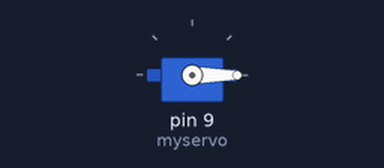
The sketch below on a simulated Arduino Uno, built with avr-gcc and run on an emulated ATmega328P. On the bench: servo.

Above: at 0.55 s.
At 1.5 s:
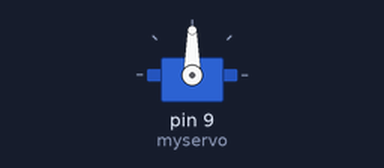
At 3.0 s:
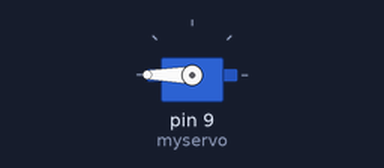
Timing chart, 0 to 6.3 s (numbered marks = the images above):
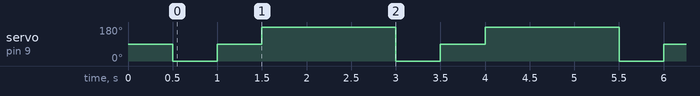

Measured:
- by itself, servo on pin 9 (myservo): repeats every 2.5 s: 90° 0.50 s, 180° 1.5 s, 0° 0.50 s

The sketch:

single-servo.ino
```cpp
/*
 Controlling a servo position using a potentiometer (variable resistor)
 by Michal Rinott <http://people.interaction-ivrea.it/m.rinott>

 modified on 8 Nov 2013
 by Scott Fitzgerald
 http://www.arduino.cc/en/Tutorial/Knob
*/

#include <Servo.h>

Servo myservo;  // create servo object to control a servo

void setup() {
  myservo.attach(9);  // attaches the servo on pin 9 to the servo object
  Serial.begin(9600);
  delay(500);
}

void loop() {
  myservo.write(0);
  delay(500);
  myservo.write(90);
  delay(500);                           // waits for the servo to get there
  myservo.write(180);
  delay(500);
  myservo.write(270);
  delay(500);                           // waits for the servo to get there
  myservo.write(360);
  delay(500);
}
```
